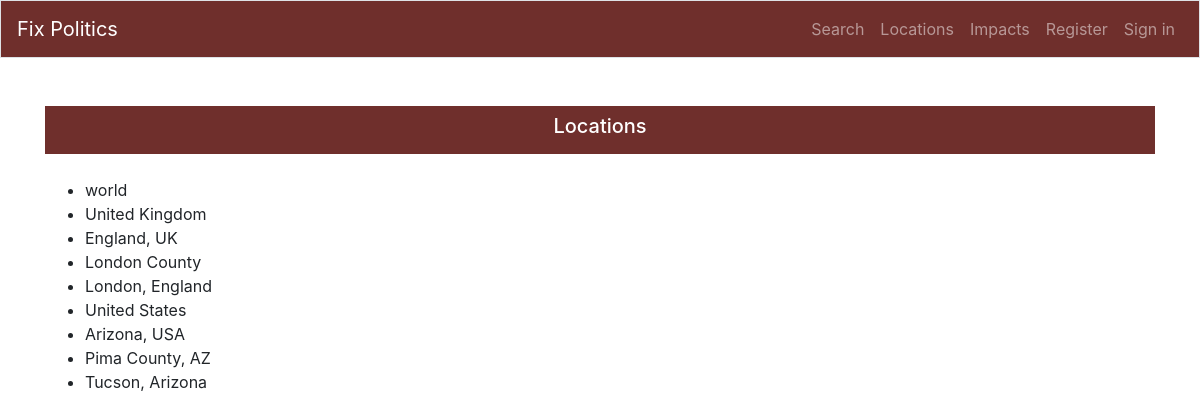
Page /locations/ on the earlier database version.
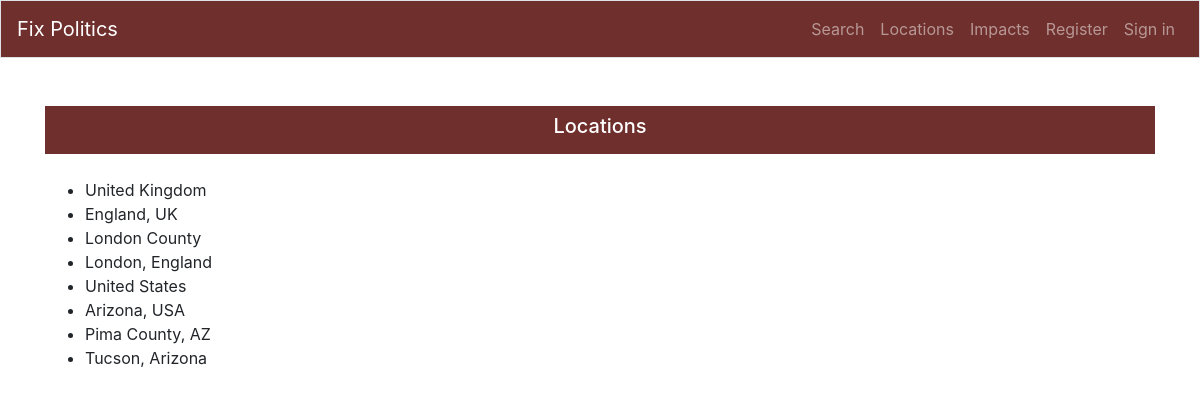
Same page on the later database version.
### fixpol/models.py (models this page shows, shortened)
class Location(models.Model):
    class Meta:
        app_label = 'fixpol'
        ordering = ['hierarchy']
    desc = models.CharField(max_length=80)
    shortname = models.CharField(max_length=20)
    hierarchy = models.CharField(max_length=200,unique=True)
    govlevel = models.CharField(max_length=80)
    parent = models.ForeignKey('self', null=True,
            related_name='locations', on_delete=models.PROTECT)
    date_added = models.DateTimeField(auto_now_add=True)

### fixpol/views.py (the view)
# urls.py: path('locations/', views.locations, name='locations'),
def locations(request):
    locations = Location.objects.order_by('hierarchy')
    locations = locations.exclude(shortname='world')
    context = {'locations': locations}
    return render(request, 'locations.html', context)

### fixpol/templates/locations.html
{% extends "base.html" %}
{% block page_header %}
<h5>Locations</h5>
{% endblock page_header %}
{% block content %}
    <div class="page-content-standard">
        <ul>
        {% for location in locations %}
        <li>{{ location.desc }}</li>
        {% empty %}
        <li>No locations have been added yet.</li>
        {% endfor %}
        </ul>
    </div>
</div>
{% endblock content %}

Differences in the rows shown:
no longer on this page (row edited): Location: desc "world"
